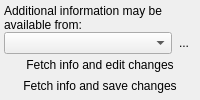
                               <widget class="QWidget" name="infoFetcherExpanderPage1">
                                <layout class="QVBoxLayout" name="verticalLayout_36">
                                 <property name="spacing">
                                  <number>0</number>
                                 </property>
                                 <property name="margin">
                                  <number>4</number>
                                 </property>
                                 <item>
                                  <widget class="QLabel" name="infoFetcherLabel">
                                   <property name="text">
                                    <string>Additional information may be available from:</string>
                                   </property>
                                   <property name="wordWrap">
                                    <bool>true</bool>
                                   </property>
                                  </widget>
                                 </item>
                                 <item>
                                  <widget class="QWidget" name="widget_59" native="true">
                                   <layout class="QHBoxLayout" name="horizontalLayout_54">
                                    <property name="spacing">
                                     <number>0</number>
                                    </property>
                                    <property name="margin">
                                     <number>0</number>
                                    </property>
                                    <item>
                                     <widget class="QComboBox" name="infoFetcherSelector"/>
                                    </item>
                                    <item>
                                     <widget class="QToolButton" name="infoFetcherLink">
                                      <property name="text">
                                       <string>...</string>
                                      </property>
                                      <property name="autoRaise">
                                       <bool>true</bool>
                                      </property>
                                     </widget>
                                    </item>
                                   </layout>
                                  </widget>
                                 </item>
                                 <item>
                                  <widget class="QToolButton" name="infoFetch">
                                   <property name="sizePolicy">
                                    <sizepolicy hsizetype="Preferred" vsizetype="Fixed">
                                     <horstretch>0</horstretch>
                                     <verstretch>0</verstretch>
                                    </sizepolicy>
                                   </property>
                                   <property name="text">
                                    <string>Fetch info and edit changes</string>
                                   </property>
                                   <property name="toolButtonStyle">
                                    <enum>Qt::ToolButtonTextOnly</enum>
                                   </property>
                                   <property name="autoRaise">
                                    <bool>true</bool>
                                   </property>
                                  </widget>
                                 </item>
                                 <item>
                                  <widget class="QToolButton" name="infoAutoFetch">
                                   <property name="sizePolicy">
                                    <sizepolicy hsizetype="Preferred" vsizetype="Fixed">
                                     <horstretch>0</horstretch>
                                     <verstretch>0</verstretch>
                                    </sizepolicy>
                                   </property>
                                   <property name="text">
                                    <string>Fetch info and save changes</string>
                                   </property>
                                   <property name="autoRaise">
                                    <bool>true</bool>
                                   </property>
                                  </widget>
                                 </item>
                                </layout>
                               </widget>
